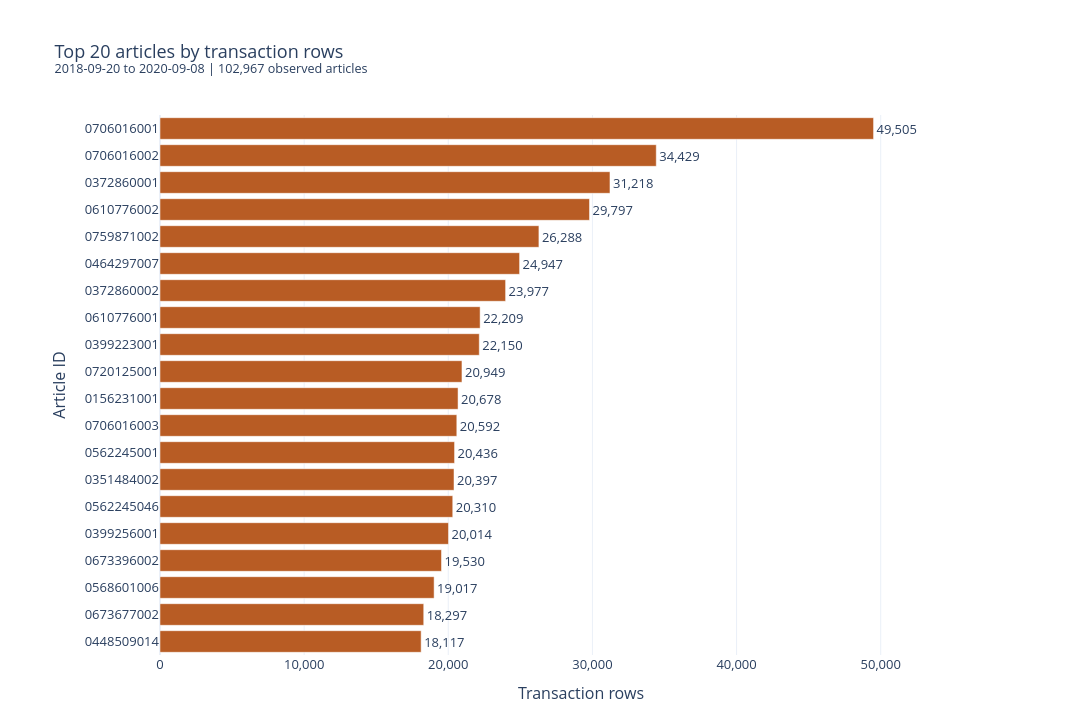

Here is the notebook cell this chart was saved with:
### Code cell
fig = make_article_popularity_figure(
    ranking=top_articles_by_rows,
    metric="transaction_rows",
    metric_label="Transaction rows",
    color="#B85C24",
)

fig.show(
    renderer="plotly_mimetype+png",
    config={"displaylogo": False},
)

### Figure 1 — Plotly figure (JSON) as saved in the notebook; plotly's stock layout.template omitted (floating-point values rounded to 4 significant figures)
{"data": [{"cliponaxis": false, "customdata": [[31816], [25076], [25195], [22317], [21582], [18503], [19689], [16682], [15879], [17505], [10093], [15787], [14964], [14984], [15743], [14890], [16887], [14867], [16001], [13097]], "hovertemplate": "Transaction rows=%{text:,}<br>Article ID=%{y}<br>Distinct observed buyers=%{customdata[0]:,}<extra></extra>", "legendgroup": "", "marker": {"color": "#B85C24", "pattern": {"shape": ""}}, "name": "", "orientation": "h", "showlegend": false, "text": [49500.0, 34430.0, 31220.0, 29800.0, 26290.0, 24950.0, 23980.0, 22210.0, 22150.0, 20950.0, 20680.0, 20590.0, 20440.0, 20400.0, 20310.0, 20010.0, 19530.0, 19020.0, 18300.0, 18120.0], "textposition": "outside", "texttemplate": "%{x:,.0f}", "type": "bar", "x": [49505, 34429, 31218, 29797, 26288, 24947, 23977, 22209, 22150, 20949, 20678, 20592, 20436, 20397, 20310, 20014, 19530, 19017, 18297, 18117], "xaxis": "x", "y": ["0706016001", "0706016002", "0372860001", "0610776002", "0759871002", "0464297007", "0372860002", "0610776001", "0399223001", "0720125001", "0156231001", "0706016003", "0562245001", "0351484002", "0562245046", "0399256001", "0673396002", "0568601006", "0673677002", "0448509014"], "yaxis": "y"}], "layout": {"barmode": "relative", "font": {"size": 13}, "height": 720, "legend": {"tracegroupgap": 0}, "margin": {"b": 65, "l": 160, "r": 90, "t": 115}, "showlegend": false, "title": {"text": "Top 20 articles by transaction rows<br><sup>2018-09-20 to 2020-09-08 | 102,967 observed articles</sup>"}, "width": 1100, "xaxis": {"anchor": "y", "domain": [0, 1], "range": [0, 58420.0], "tickformat": ",", "title": {"text": "Transaction rows"}}, "yaxis": {"anchor": "x", "autorange": "reversed", "categoryarray": ["0706016001", "0706016002", "0372860001", "0610776002", "0759871002", "0464297007", "0372860002", "0610776001", "0399223001", "0720125001", "0156231001", "0706016003", "0562245001", "0351484002", "0562245046", "0399256001", "0673396002", "0568601006", "0673677002", "0448509014"], "categoryorder": "array", "domain": [0, 1], "title": {"text": "Article ID"}, "type": "category"}}}
